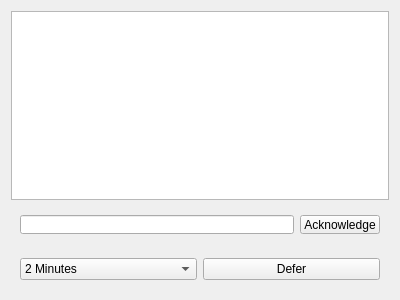
<?xml version="1.0" encoding="UTF-8"?>
<ui version="4.0">
 <class>Form</class>
 <widget class="QWidget" name="Form">
  <property name="geometry">
   <rect>
    <x>0</x>
    <y>0</y>
    <width>400</width>
    <height>300</height>
   </rect>
  </property>
  <property name="windowTitle">
   <string>Form</string>
  </property>
  <layout class="QVBoxLayout" name="verticalLayout">
   <item>
    <layout class="QGridLayout" name="gridLayout">
     <item row="0" column="0">
      <widget class="QTextBrowser" name="textBrowser"/>
     </item>
     <item row="2" column="0">
      <widget class="QWidget" name="widget" native="true">
       <property name="minimumSize">
        <size>
         <width>0</width>
         <height>0</height>
        </size>
       </property>
       <layout class="QHBoxLayout" name="horizontalLayout">
        <item>
         <widget class="QComboBox" name="comboBox_2">
          <item>
           <property name="text">
            <string>2 Minutes</string>
           </property>
          </item>
          <item>
           <property name="text">
            <string>10 Minutes</string>
           </property>
          </item>
          <item>
           <property name="text">
            <string>20 Minutes</string>
           </property>
          </item>
          <item>
           <property name="text">
            <string>1 Hour</string>
           </property>
          </item>
          <item>
           <property name="text">
            <string>1Day</string>
           </property>
          </item>
          <item>
           <property name="text">
            <string>After Lunch</string>
           </property>
          </item>
          <item>
           <property name="text">
            <string>End of the Day</string>
           </property>
          </item>
         </widget>
        </item>
        <item>
         <widget class="QPushButton" name="pushButton">
          <property name="text">
           <string>Defer</string>
          </property>
         </widget>
        </item>
       </layout>
      </widget>
     </item>
     <item row="1" column="0">
      <widget class="QWidget" name="widget_2" native="true">
       <property name="minimumSize">
        <size>
         <width>0</width>
         <height>20</height>
        </size>
       </property>
       <layout class="QHBoxLayout" name="horizontalLayout_2">
        <item>
         <widget class="QLineEdit" name="lineEdit"/>
        </item>
        <item>
         <widget class="QPushButton" name="pushButton_2">
          <property name="text">
           <string>Acknowledge</string>
          </property>
         </widget>
        </item>
       </layout>
      </widget>
     </item>
    </layout>
   </item>
  </layout>
 </widget>
 <resources/>
 <connections/>
</ui>
